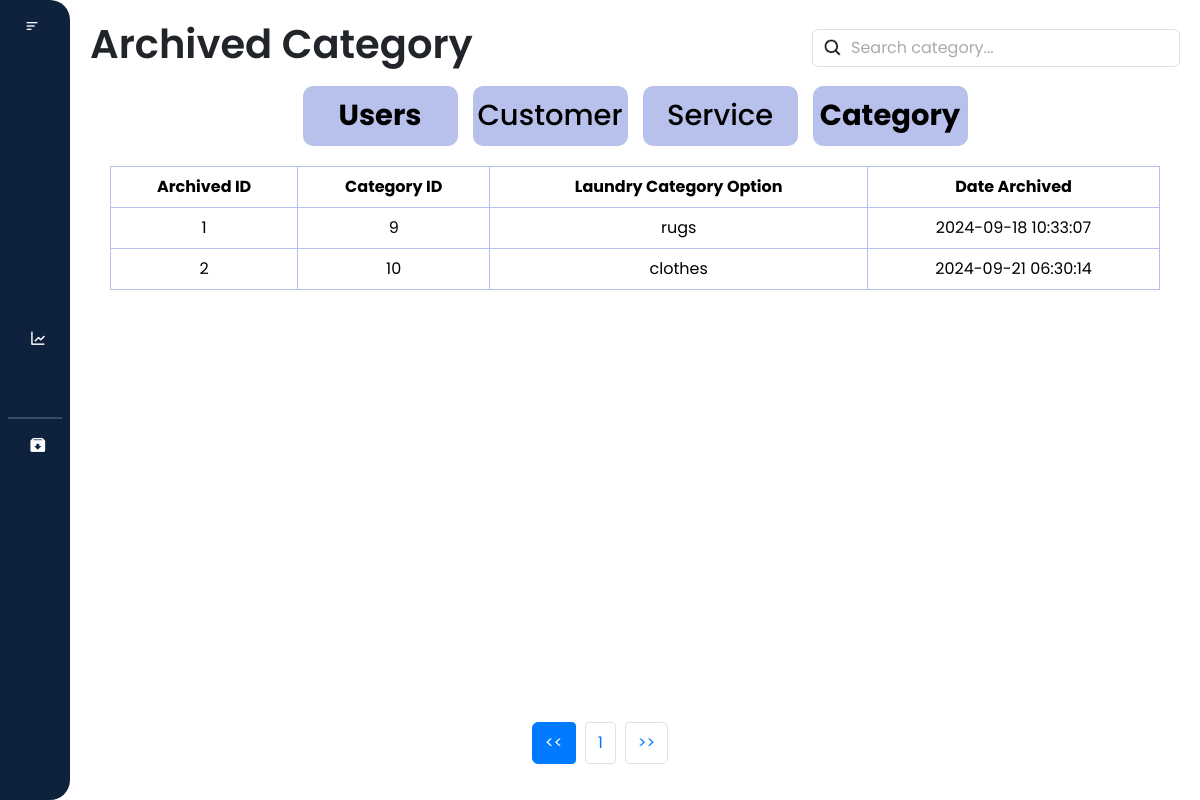
/archived/archive_category.php, run on the app's committed database.
### tables this page shows
CREATE TABLE `archived_category` (
  `archive_id` int(11) NOT NULL,
  `category_id` int(11) NOT NULL,
  `laundry_category_option` varchar(255) NOT NULL,
  `archived_at` timestamp NOT NULL DEFAULT current_timestamp()
);

### archived/archive_category.php (the view, shortened to what this page needs)
<?php
$conn = new mysqli('localhost', 'root', '', 'laundry_db');
?>
<!DOCTYPE html>
<html lang="en">
<head>
    <link href="https://cdn.jsdelivr.net/npm/bootstrap@5.3.3/dist/css/bootstrap.min.css" rel="stylesheet"
>
    <link href="https://cdn.lineicons.com/4.0/lineicons.css" rel="stylesheet" />
    <link href='https://unpkg.com/boxicons@2.1.4/css/boxicons.min.css' rel='stylesheet'>
    <link rel="stylesheet" href="archive_category.css">
</head>
<body>
    <div class="wrapper">
        <aside id="sidebar">
            <div class="d-flex">
                <button id="toggle-btn" type="button">
                    <i class="bx bx-menu-alt-left"></i>
                </button>
            </div>
            <ul class="sidebar-nav">
                <li class="sidebar-item">
                    <a href="/laundry_system/dashboard/dashboard.php" class="sidebar-link">
                    </a>
                </li>
                <li class="sidebar-item">
                    <a href="/laundry_system/profile/profile.php" class="sidebar-link">
                    </a>
                </li>
                <li class="sidebar-item">
                    <a href="/laundry_system/users/users.php" class="sidebar-link">
                    </a>
                </li>
                <li class="sidebar-item">
                    <a href="#" class="sidebar-link has-dropdown collapsed" data-bs-toggle="collapse"
                        data-bs-target="#records" aria-expanded="false" aria-controls="records">
                    </a>
                </li>
                <li class="sidebar-item">
                    <a href="/laundry_system/transaction/transaction.php" class="sidebar-link">
                    </a>
                </li>
                <li class="sidebar-item">
                    <a href="/laundry_system/sales_report/report.php" class="sidebar-link">
                        <i class='bx bx-line-chart'></i>
                    </a>
                </li>
                <li class="sidebar-item">
                    <a href="/laundry_system/settings/setting.php" class="sidebar-link">
                    </a>
                </li>
                <hr style="border: 1px solid #b8c1ec; margin: 8px">
                <li class="sidebar-item">
                    <a href="/laundry_system/archived/archived.php" class="sidebar-link">
                        <i class='bx bxs-archive-in'></i>
                    </a>
                </li>
            </ul>
            <div class="sidebar-footer">
                <a href="/laundry_system/homepage/logout.php" class="sidebar-link">
                </a>
            </div>
        </aside>
        <div class="main-content">
            <nav>
                <div class="d-flex justify-content-between align-items-center">
                    <h1>Archived Category</h1>
                    <div class="search_bar" m-1>
                        <input class="form-control" type="text" id="filter_category" placeholder="Search category...">
                    </div>
                </div>
            </nav>
            <div class="buttons">
            <div class="user_button">
                    <a href="archive_users.php" class="button" id="userBtn"><b>Users</b></a>
                </div>
                <div class="customer_button">
                    <a href="archive_customer.php" class="button" id="customerBtn">Customer</a>
                </div>
                <div class="service_button">
                    <a href="archive_service.php" class="button" id="serviceBtn">Service</a>
                </div>
                <div class="category_button">
                    <a href="archive_category.php" class="button" id="categoryBtn"><b>Category</b></a>
                </div>
            </div>
            <div class="card-body">
                <table class="table table-bordered text-center">
                        <thead>
                            <tr class="bg-dark text-white">
                                <th>Archived ID</th>
                                <th>Category ID</th>
                                <th>Laundry Category Option</th>
                                <th>Date Archived</th>
                            </tr>
                        </thead>
                        <tbody id = "archive_category_table">
                            <?php
                            $query = "SELECT * FROM archived_category";
                            $result = mysqli_query($conn, $query);
                            if ($result && $result->num_rows > 0) {
                                while ($row = mysqli_fetch_assoc($result)) {
                                ?>
                                    <tr>
                                        <td><?php echo $row['archive_id']; ?></td>
                                        <td><?php echo $row['category_id']; ?></td>
                                        <td><?php echo $row['laundry_category_option']; ?></td>
                                        <td><?php echo $row['archived_at']; ?></td>
                                    </tr>
                                <?php
                                    }
                            } else {
                            ?>
                            <tr>
                                <td colspan="4">No archived laundry category option found.</td>
                            </tr>
                                <?php
                            }
                            ?>
                        </tbody>
                </table>
            </div>
            <nav aria-label="Page navigation">
                <ul class="pagination justify-content-center" id="pagination">
                </ul>
            </nav>
        </div>
    </div>
</body>

### archived/archive_category.css (style rules this page uses)
* { margin: 0; padding: 0; font-family: "Poppins", sans-serif; box-sizing: border-box; }
html { scroll-behavior: smooth; }
.wrapper { display: flex; width: 100%; height:100vh; }
.main-content { flex: 1; overflow-y: auto; padding: 20px; transition: margin-left 0.5s ease; }
#sidebar { width: 70px; min-width: 70px; z-index: 1000; transition: all .25s ease-in-out; display: flex; flex-direction: column; background-color: #0e223e; border-radius: 0 20px 20px 0; }
a { text-decoration: none; }
li { list-style: none; }
h1 { font-weight: 600; font-size: 1.5 rem; }
.wrapper { display: flex; }
#sidebar { display: flex; width: 70px; min-width: 70px; z-index: 1000; transition: all 0.25s ease-in-out; flex-direction: column; background-color: #0e223e; border-radius: 0 20px 20px 0; }
#toggle-btn { background-color: transparent; cursor: pointer; border: 0; padding: 1rem 1.5rem; }
#toggle-btn i { font-size: 1.5 rem; color: #fff; }
.sidebar-nav { padding: 2rem 0; flex: 1 1 auto; }
a.sidebar-link { padding: 0.625rem 1.625rem; color: #fff; display: block; font-size: 0.9rem; white-space: nowrap; border-left: 3px solid transparent; text-decoration: none; }
.sidebar-link i { font-size: 1.1rem; margin-right: 0.75rem; }
.sidebar-item { position: relative; }
.card-body { padding: 20px; }
.table { width: 100%; margin: 0; border-collapse: collapse; border: #b8c1ec; }
.buttons { display: flex; flex-direction: row; gap: 15px; flex-wrap: wrap; justify-content: center; margin-top: 10px; }
.button { display: inline-flex; align-items: center; justify-content: center; height: 60px; width: 155px; padding: 15px 25px; background-color: #b8c1ec; color: #000; text-align: center; text-decoration: none; border-radius: 10px; font-size: 29px; font-weight: 500; margin: 0; gap: 10px; transition: background-color 0.3s ease; }
.pagination { display: flex; justify-content: center; padding-left: 0; list-style: none; border-radius: 0.25rem; margin-top: 20px; position: absolute; bottom: 20px; left: 0; right: 0; }
.search_bar { position: relative; }
.search_bar .form-control { padding-left: 38px; }
.search_bar .form-control::placeholder { color: #aaa; }
.search_bar .form-control { background-image: url('/laundry_system/images/search.png'); background-repeat: no-repeat; background-position: 10px center; background-size: 20px 20px; }

### data on the page
archived_category: archive_id "1", category "9", laundry_category_option "rugs", archived_at "2024-09-18 10:33:07"
archived_category: archive_id "2", category "10", laundry_category_option "clothes", archived_at "2024-09-21 06:30:14"
